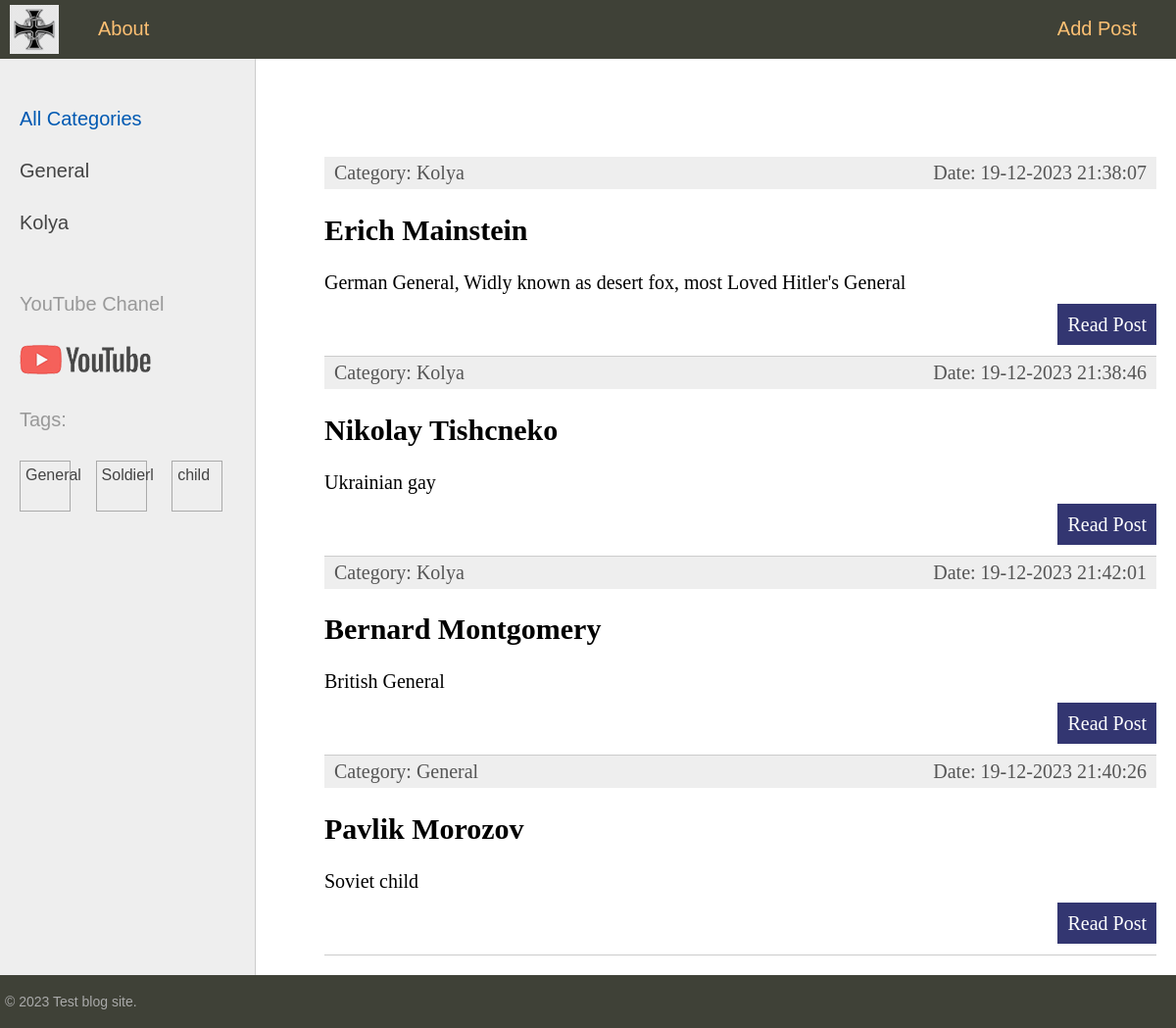
The app's page /, older data.
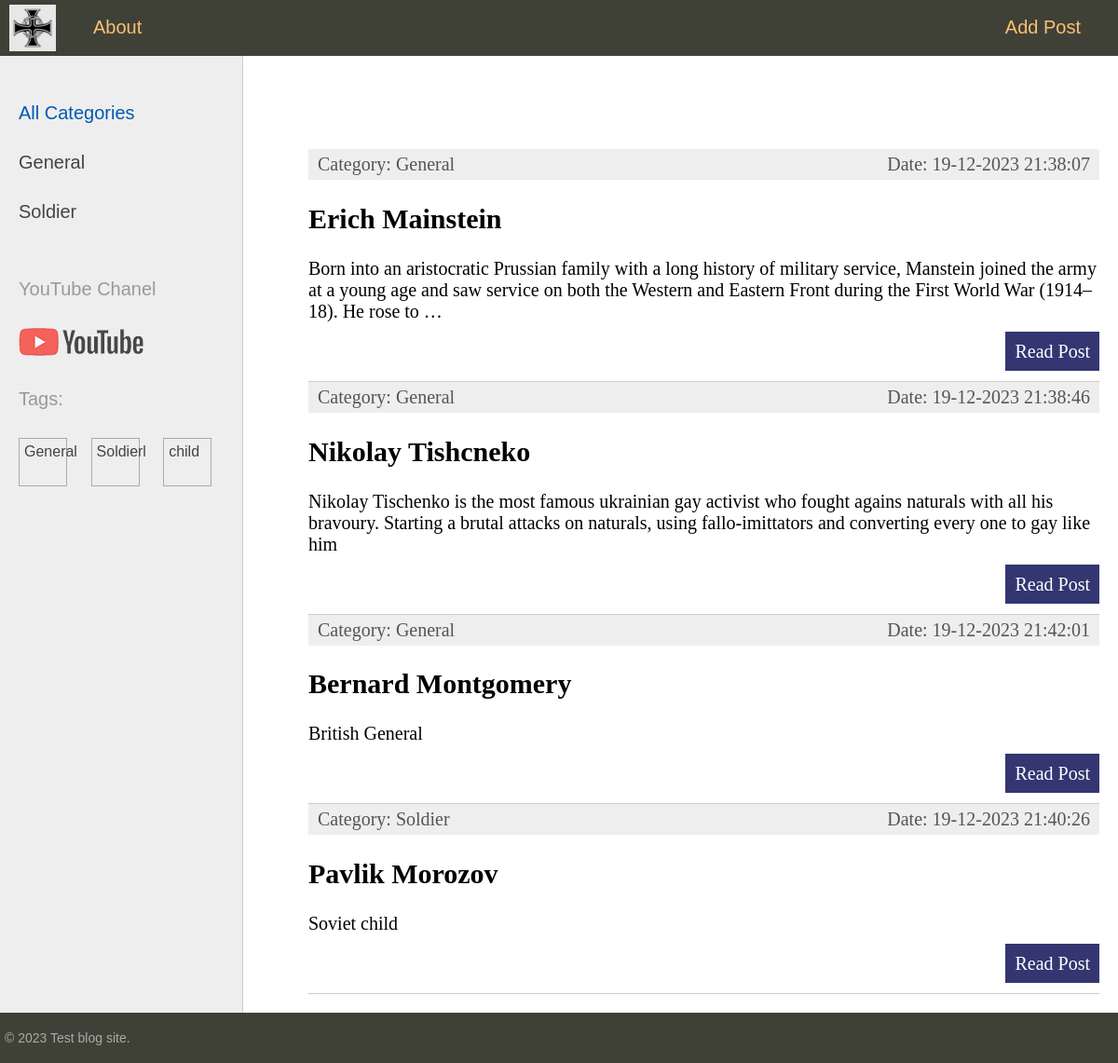
The same page, newer data.
### sitetest/models.py (models this page shows, shortened)
class Category(models.Model):
    name = models.CharField(max_length=100, db_index=True, verbose_name="Category")
    slug = models.SlugField(max_length=255, unique=True, db_index=True, verbose_name="Slug")
    class Meta:
        verbose_name="Category"
        verbose_name_plural="Catefories"
    def get_absolute_url(self):
        return reverse("category", kwargs={"cat_slug": self.slug})

class TagPost(models.Model):
    tag = models.CharField(max_length=100, db_index=True)
    slug = models.SlugField(max_length=255, unique=True, db_index=True)
    def get_absolute_url(self):
        return reverse("tags", kwargs={"tag_slug": self.slug})

class Persons(models.Model):
    class Status(models.IntegerChoices):
        DRAFT = 0, "Not Published"
        PUBLISHED = 1, "Published"
    title = models.CharField(max_length=255, verbose_name="Name")
    slug = models.SlugField(max_length=255, unique=True, db_index=True, verbose_name="Slug")
    content = models.TextField(blank=True, verbose_name="content")
    time_create = models.DateTimeField(auto_now_add=True, verbose_name="Time of creation")
    time_update = models.DateTimeField(auto_now=True, verbose_name="Last update")
    is_published = models.BooleanField(choices=tuple(map(lambda x: (bool(x[0]), x[1]), Status.choices)), default=Status.DRAFT, verbose_name="Published Status")
    cat = models.ForeignKey('Category', on_delete=models.PROTECT, related_name='categ', verbose_name="Category")
    tags = models.ManyToManyField('TagPost', blank=True, related_name='tags', verbose_name="Tags")
    country = models.OneToOneField('Country', blank=True, on_delete=models.SET_NULL, null=True, related_name='countri',
                                   verbose_name="Country")
    objects = models.Manager()
    published = PublishedManager()
    class Meta:
        verbose_name_plural = "Person"
    def get_absolute_url(self):
        return reverse("post", kwargs={"post_slug": self.slug})

### sitetest/views.py (the view)
# urls.py: path('', views.index, name="home"),
def index(request):
    posts = Persons.published.all().select_related('cat')
    data = {"title": "Mywebsite",
            "number": 220,
            "posts": posts,
            "menu": menu,
            }
    return render(request, "sitetest/index.html", context=data)

### sitetest/models.py (called while the page is built)
    def get_queryset(self):
        return super().get_queryset().filter(is_published=Persons.Status.PUBLISHED)

### sitetest/templatetags/person_tags.py (called while the page is built)
@register.inclusion_tag('sitetest/list_categories.html')
def show_categories(cat_selected=0):
    cats = Category.objects.annotate(total=Count("categ")).filter(total__gt=0)
    return {'cats': cats, 'cat_selected': cat_selected}

@register.inclusion_tag('sitetest/list_tags.html')
def show_tags():
    tags = TagPost.objects.annotate(total=Count("tags")).filter(total__gt=0)
    return {'tags': tags}

### sitetest/templates/sitetest/index.html (shortened to what this page needs)
{% extends 'base.html' %}
{% block content %}
<ul class="list-articles">
	{% for p in posts %}
			<li><div class="article-panel">
	<p class="first">Category: {{p.cat.name}}</p>
	<p class="last">Date: {{p.time_update|date:"d-m-Y H:i:s"}}</p>
    </div>
				<h2>{{p.title}}</h2>
    {% autoescape off %}
	{{p.content|linebreaks|truncatewords:40}}
    {% endautoescape %}
			<p class="link-read-post"><a href="{{ p.get_absolute_url }}">Read Post</a></p>
			</li>
	{% endfor %}
</ul>
{% endblock %}

### templates/base.html (shortened to what this page needs)
{% load static %}
{% load person_tags %}
<!DOCTYPE html>
<html>
<head>
	<link type="text/css" href="{% static 'sitetest/css/styles.css' %}" rel="stylesheet" />
</head>
<body>
<table class="table-page" border=0 cellpadding="0" cellspacing="0">
<tr><td valign=top>
{% block mainmenu %}
		<div class="header">
			<ul id="mainmenu" class="mainmenu">
			<li class="logo"><a href="{% url 'home' %}"><div class="logo"></div></a></li>
{% for m in menu %}
	{% if not forloop.last %}<li>{% else %}<li class="last">{% endif %}
		<a href="{% url m.url_name %}">{{m.title}}</a></li>
{% endfor %}
			</ul>
		</div>
{% endblock mainmenu %}
<table class="table-content" border=0 cellpadding="0" cellspacing="0">
<tr>
	<td valign="top" class="left-chapters">
	<ul id="leftchapters">
		{% if cat_selected == 0 or cat_selected is None %}
		<li class="selected">All Categories</li>
		{% else %}
		<li><a href="{% url 'home' %}">All Сategories</a></li>
		{% endif %}
		{% show_categories cat_selected%}
		<li class="share">
		<p>YouTube Chanel</p>
		<a class="share-yt" href="https://www.youtube.com/channel/UCnRAS_JjCz_UkiyF-bRwD_g" target="_blank" rel="nofollow"></a>
		{%show_tags%}
		</li>
	</ul>
</td>
<td valign="top" class="content">
	<div class="content-text">
{% block content %}
{% endblock %}
	</div>
</td></tr></table>
</td></tr>
<tr><td valign=top>
	<div id="footer">
		<p>&copy; 2023 Test blog site.</p>
	</div>
</td></tr></table>
</body>
</html>

### sitetest/templates/sitetest/list_categories.html
{% for cat in cats %}
{% if cat.id == cat_selected%}
<li class="selected">{{cat.name}}</li>
{% else %}
<li><a href="{{ cat.get_absolute_url }}">{{cat.name}}</a></li>
{% endif %}
{% endfor %}

### sitetest/templates/sitetest/list_tags.html
{%if tags%}
<p> Tags: </p>
<ul class="tags-list">
    {%for t in tags%}
    <li><a href="{{ t.get_absolute_url }}">{{t.tag}}</a></li>
    {%endfor%}
</ul>
{%endif%}

Row changes from the older to the newer data that the page shows:
removed Category: name "Kolya"
added Category: name "Soldier"
changed Persons "Erich Mainstein": cat.name "Kolya" → "General"; content "German General, Widly known as desert fox, most Loved Hitler's General" → "Born into an aristocratic Prussian family with a long history of military service, Manstein joined the army at a young age and saw service on both the Western and Eastern Front during the First World War (1914–18). He rose to …"
changed Persons "Nikolay Tishcneko": cat.name "Kolya" → "General"; content "Ukrainian gay" → "Nikolay Tischenko is the most famous ukrainian gay activist who fought agains naturals with all his bravoury. Starting a brutal attacks on naturals, using fallo-imittators and converting every one to gay like him"
changed through a linked row, Persons "Bernard Montgomery": cat.name "Kolya" → "General"
changed through a linked row, Persons "Pavlik Morozov": cat.name "General" → "Soldier"
